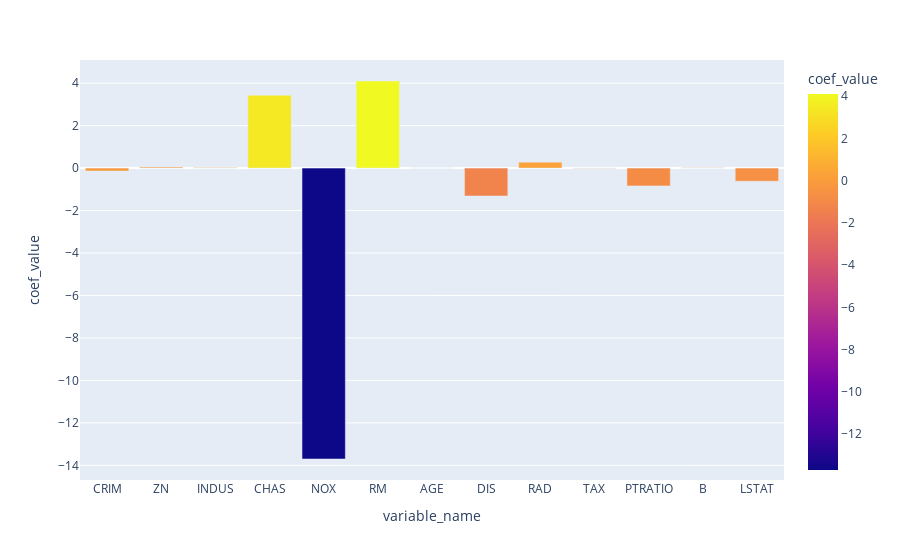

Source (notebook cell):
### Code cell
# coef with variable
coef_est = {n:v for n,v in zip(x_train.columns, lreg.coef_)}
coef_est_df = pd.DataFrame.from_dict({'variable_name':coef_est.keys(),'coef_value':coef_est.values()})
fig = px.bar(coef_est_df, x='variable_name', y='coef_value', height=600,color='coef_value')
fig.show()

### Figure 1 — Plotly figure (JSON) as saved in the notebook; plotly's stock layout.template omitted (floating-point values rounded to 4 significant figures)
{"data": [{"alignmentgroup": "True", "hovertemplate": "variable_name=%{x}<br>coef_value=%{marker.color}<extra></extra>", "legendgroup": "", "marker": {"color": [-0.1388, 0.04783, 0.03161, 3.434, -13.7, 4.102, 0.009658, -1.312, 0.2803, -0.00937, -0.8384, 0.01215, -0.6183], "coloraxis": "coloraxis", "pattern": {"shape": ""}}, "name": "", "offsetgroup": "", "orientation": "v", "showlegend": false, "textposition": "auto", "type": "bar", "x": ["CRIM", "ZN", "INDUS", "CHAS", "NOX", "RM", "AGE", "DIS", "RAD", "TAX", "PTRATIO", "B", "LSTAT"], "xaxis": "x", "y": [-0.1388, 0.04783, 0.03161, 3.434, -13.7, 4.102, 0.009658, -1.312, 0.2803, -0.00937, -0.8384, 0.01215, -0.6183], "yaxis": "y"}], "layout": {"autosize": true, "barmode": "relative", "coloraxis": {"colorbar": {"title": {"text": "coef_value"}}, "colorscale": [[0, "#0d0887"], [0.1111, "#46039f"], [0.2222, "#7201a8"], [0.3333, "#9c179e"], [0.4444, "#bd3786"], [0.5556, "#d8576b"], [0.6667, "#ed7953"], [0.7778, "#fb9f3a"], [0.8889, "#fdca26"], [1, "#f0f921"]]}, "legend": {"tracegroupgap": 0}, "margin": {"t": 60}, "xaxis": {"anchor": "y", "autorange": true, "domain": [0, 1], "range": [-0.5, 12.5], "title": {"text": "variable_name"}, "type": "category"}, "yaxis": {"anchor": "x", "autorange": true, "domain": [0, 1], "range": [-14.69, 5.091], "title": {"text": "coef_value"}, "type": "linear"}}}
